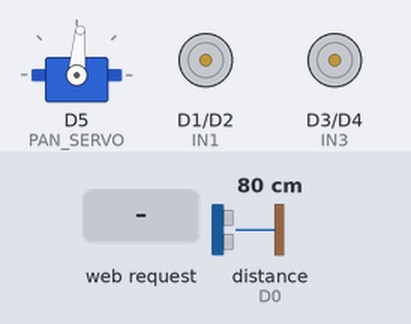
Recording of a sketch running on a simulated ESP8266 (NodeMCU). Parts: servo, motor-driver pin pairs drawn as motors (green arrow = first pin HIGH = forward, orange = second pin HIGH = backward, longer = more drive, scaled by the enable pin). Wiring (inferred from the names in the program): ultrasonic range finder: trigger D8; echo D0. The inputs (shaded band) are chosen by the test bench; at power-on: distance to the obstacle (sensor on D0) 80 cm. The echo pulse lasts 58.3 µs per cm.

Above: at 1.2 s.
1.3 s: HTTP request GET /F received
At 2.4 s:
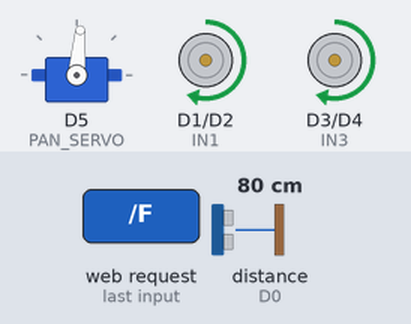
2.8 s: HTTP request GET /B received
At 3.6 s:
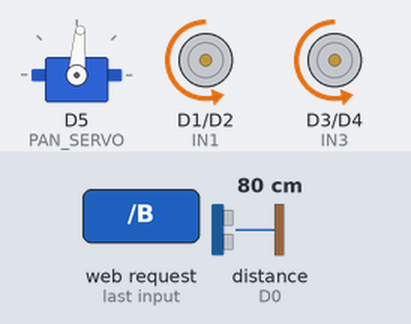
4.3 s: HTTP request GET /L received
At 4.7 s:
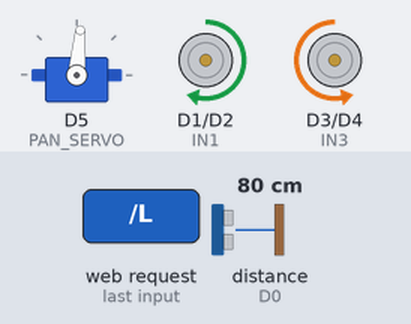
5.8 s: HTTP request GET /R received
At 7.0 s:
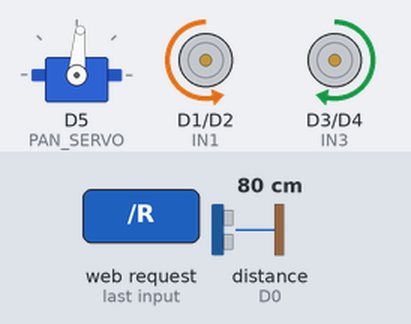
7.3 s: HTTP request GET /speed received
At 7.9 s:
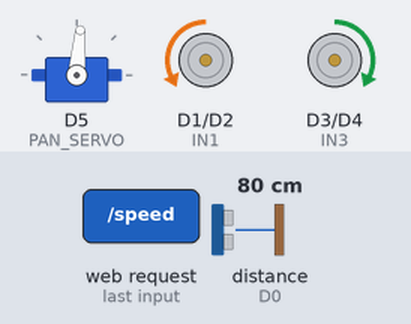
8.8 s: distance to the obstacle (sensor on D0) set to 21 cm
10.3 s: distance to the obstacle (sensor on D0) set to 18 cm
At 11.0 s:
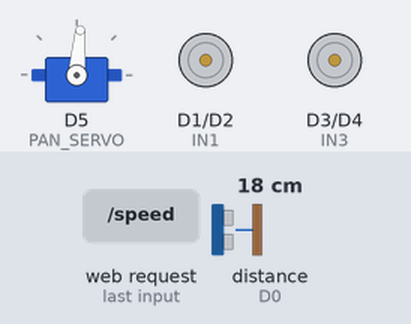
Timing chart, 0 to 12.8 s (numbered marks = the images above; inputs shaded):
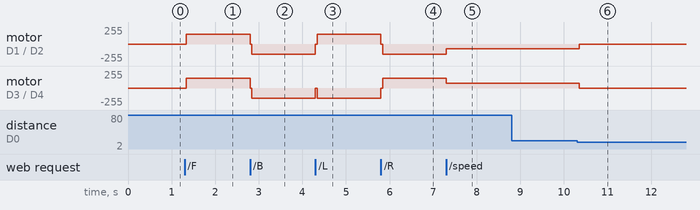

Measured:
- the behaviour switches between 20 and 19 cm on distance to the obstacle (sensor on D0) (found by bisection; images 5 and 6)
- after the input at 1.3 s, motor on D1 (IN1) / D2 (IN2), motor on D3 (IN3) / D4 (IN4): stopped → forward 150/255 at once
- after the input at 2.8 s, motor on D1 (IN1) / D2 (IN2), motor on D3 (IN3) / D4 (IN4): forward 150/255 → backward 150/255 at once
- after the input at 4.3 s, motor on D1 (IN1) / D2 (IN2): backward 150/255 → forward 150/255 at once; motor on D3 (IN3) / D4 (IN4): backward 150/255 → stopped at once, → backward 150/255 0.04 s later
- after the input at 5.8 s, motor on D1 (IN1) / D2 (IN2): forward 150/255 → backward 150/255 at once; motor on D3 (IN3) / D4 (IN4): backward 150/255 → forward 150/255 at once
- after the input at 7.3 s, motor on D1 (IN1) / D2 (IN2): backward 150/255 → backward 70/255 at once; motor on D3 (IN3) / D4 (IN4): forward 150/255 → forward 70/255 at once
- after the input at 8.8 s, every drawn part: stays the same
- after the input at 10.3 s, motor on D1 (IN1) / D2 (IN2): backward 70/255 → stopped after 0.06 s; motor on D3 (IN3) / D4 (IN4): forward 70/255 → stopped after 0.06 s

The sketch:

Ultrasonic-Automatic-Code.ino
```cpp
#include <ESP8266WiFi.h>
#include <ESP8266WebServer.h>
#include <Servo.h>

ESP8266WebServer server(80);

// ================= WIFI =================
const char* ssid     = "ESP8266_CAR";
const char* password = "12345678";

// ================= MOTOR PINS =================
#define IN1 D1
#define IN2 D2
#define IN3 D3
#define IN4 D4
#define ENA D7
#define ENB D6

// ================= SERVO =================
#define PAN_SERVO  D5
#define PAN_MIN    15
#define PAN_MAX    155
#define PAN_CENTER 85
Servo panServo;

// ================= ULTRASONIC =================
#define TRIG_PIN D8
#define ECHO_PIN D0          // also GPIO16; INPUT only, no INPUT_PULLUP

#define OBSTACLE_DIST_CM  20   // auto-brake threshold
#define SAFE_DIST_CM      25   // must exceed this to un-brake

// ================= SPEED =================
#define SPEED_MIN 70
#define SPEED_MAX 255
int speedValue = 150;

// ================= STATE =================
bool obstacleDetected = false;

// ─── distance measurement ──────────────────────────────────────────
long readDistanceCM() {
  digitalWrite(TRIG_PIN, LOW);
  delayMicroseconds(2);
  digitalWrite(TRIG_PIN, HIGH);
  delayMicroseconds(10);
  digitalWrite(TRIG_PIN, LOW);
  // timeout = 30 ms → ~510 cm; returns 0 if nothing heard
  long dur = pulseIn(ECHO_PIN, HIGH, 30000UL);
  if (dur == 0) return 999;           // no echo → open space
  return dur / 58L;
}

// ─── motors ────────────────────────────────────────────────────────
void applySpeed() {
  analogWrite(ENA, speedValue);
  analogWrite(ENB, speedValue);
}

void stopMotors() {
  digitalWrite(IN1, LOW); digitalWrite(IN2, LOW);
  digitalWrite(IN3, LOW); digitalWrite(IN4, LOW);
}

void forward() {
  if (obstacleDetected) { stopMotors(); return; }  // ← auto-brake
  stopMotors(); delay(40);
  digitalWrite(IN1, HIGH); digitalWrite(IN2, LOW);
  digitalWrite(IN3, HIGH); digitalWrite(IN4, LOW);
}

void reverse() {
  stopMotors(); delay(40);
  digitalWrite(IN1, LOW);  digitalWrite(IN2, HIGH);
  digitalWrite(IN3, LOW);  digitalWrite(IN4, HIGH);
}

void turnLeft() {
  stopMotors(); delay(40);
  digitalWrite(IN1, HIGH); digitalWrite(IN2, LOW);
  digitalWrite(IN3, LOW);  digitalWrite(IN4, HIGH);
}

void turnRight() {
  stopMotors(); delay(40);
  digitalWrite(IN1, LOW);  digitalWrite(IN2, HIGH);
  digitalWrite(IN3, HIGH); digitalWrite(IN4, LOW);
}

// ─── HTML page ─────────────────────────────────────────────────────
String htmlPage() {
  return R"rawliteral(
<!DOCTYPE html>
<html>
<head>
<meta name="viewport" content="width=device-width, initial-scale=1">
<style>
body{background:#111;color:white;font-family:Arial;text-align:center;margin:0}
.modeBar{display:flex;background:#000;padding:10px}
.modeBtn{flex:1;margin:5px;height:50px;font-size:18px;border:none;border-radius:10px;background:#333;color:white}
.modeBtn.active{background:#1abc9c}
.hidden{display:none}
iframe{width:95%;max-width:400px;aspect-ratio:4/3;border:2px solid #1abc9c;border-radius:10px;margin-top:10px}
.grid{display:grid;grid-template-columns:repeat(5,60px);gap:6px;justify-content:center;margin-top:20px}
.cell{width:60px;height:60px;background:#333;border-radius:8px}
.cell.origin{background:#e67e22}
.cell.sel{background:#1abc9c}
.cell.visited{background:#2c3e50}
button{margin:6px;padding:10px 18px;font-size:16px;border:none;border-radius:10px}
.start{background:#1abc9c}
.stop{background:#e74c3c;color:white}
.reset{background:#3498db;color:white}
input[type=range]{width:90%}
.slider-label{font-size:14px;color:#aaa;margin-top:10px}
#obstacleAlert{
  display:none;background:#e74c3c;color:white;
  padding:8px;margin:8px auto;max-width:340px;
  border-radius:8px;font-weight:bold;font-size:15px
}
#obstacleAlert.show{display:block}
</style>

<script>
// ── state ──────────────────────────────────────────────────────────
const GRID   = 5;
const T_TURN = 400;   // ms for a 90° turn
const T_MOVE = 900;   // ms per grid cell

let running     = false;
let destination = null;
let pos         = {r:3, c:3};
let dir         = 0;         // 0=North 1=East 2=South 3=West
let pathStack   = [];        // remaining steps when obstacle hit
let obstacleMode= false;

// ── helpers ────────────────────────────────────────────────────────
const send = cmd => fetch('/'+cmd);
const setSpeed  = v  => fetch('/speed?val='+v);
const moveServo = v  => fetch('/servo?angle='+v);
const sleep     = ms => new Promise(r => setTimeout(r, ms));

function showAlert(on) {
  document.getElementById('obstacleAlert').classList.toggle('show', on);
}

// ── mode switch ────────────────────────────────────────────────────
function showMode(mode) {
  ['auto','manual'].forEach(m => {
    document.getElementById(m).classList.add('hidden');
    document.getElementById('btn'+m).classList.remove('active');
  });
  document.getElementById(mode).classList.remove('hidden');
  document.getElementById('btn'+mode).classList.add('active');
}

// ── grid ───────────────────────────────────────────────────────────
function clickCell(r, c) {
  if (running) return;
  destination = {r, c};
  document.querySelectorAll('.cell').forEach(el => el.classList.remove('sel'));
  document.getElementById('c'+r+c).classList.add('sel');
}

function markVisited(r, c) {
  const el = document.getElementById('c'+r+c);
  if (el && !(r===3&&c===3)) el.classList.add('visited');
}

// ── Dijkstra ───────────────────────────────────────────────────────
function dijkstra(start, end) {
  const key = (r,c) => r+','+c;
  let dist={}, prev={}, pq=[];
  for (let r=1;r<=GRID;r++) for (let c=1;c<=GRID;c++) {
    dist[key(r,c)] = Infinity; prev[key(r,c)] = null;
  }
  dist[key(start.r, start.c)] = 0;
  pq.push({r:start.r, c:start.c, d:0});
  while (pq.length) {
    pq.sort((a,b)=>a.d-b.d);
    let cur = pq.shift();
    if (cur.r===end.r && cur.c===end.c) break;
    for (let [dr,dc] of [[-1,0],[1,0],[0,-1],[0,1]]) {
      let nr=cur.r+dr, nc=cur.c+dc;
      if (nr<1||nr>GRID||nc<1||nc>GRID) continue;
      let alt = dist[key(cur.r,cur.c)] + 1;
      if (alt < dist[key(nr,nc)]) {
        dist[key(nr,nc)] = alt;
        prev[key(nr,nc)] = {r:cur.r,c:cur.c};
        pq.push({r:nr,c:nc,d:alt});
      }
    }
  }
  let path=[], cur=end;
  while (cur) { path.unshift(cur); cur = prev[key(cur.r,cur.c)]; }
  return path;
}

// ── turn helper: rotate from current dir to face a delta ──────────
// Returns array of commands needed to face (dr,dc) from dir
function turnsNeeded(dr, dc) {
  // desired direction index
  let desired;
  if      (dr===-1) desired=0;
  else if (dc===1)  desired=1;
  else if (dr===1)  desired=2;
  else              desired=3;
  let diff = (desired - dir + 4) % 4;
  if (diff===0) return [];
  if (diff===1) return ['R'];
  if (diff===3) return ['L'];
  return ['R','R'];   // 180°
}

// ── execute one step toward path[i] ───────────────────────────────
async function executeStep(target) {
  let dr = target.r - pos.r;
  let dc = target.c - pos.c;
  let turns = turnsNeeded(dr, dc);

  // apply turns
  for (let t of turns) {
    send(t); await sleep(T_TURN); send('S'); await sleep(80);
    dir = t==='R' ? (dir+1)%4 : (dir+3)%4;
  }
  // move forward
  send('F');
  await sleep(T_MOVE);
  send('S');
  pos = target;
  markVisited(pos.r, pos.c);
}

// ── obstacle polling during auto movement ─────────────────────────
async function pollObstacle(ms) {
  let start = Date.now();
  while (Date.now()-start < ms) {
    let res = await fetch('/dist');
    let d   = parseInt(await res.text());
    if (d < 20) return true;
    await sleep(80);
  }
  return false;
}

// ── detour: turn until clear, take one step, then repath ──────────
async function doDetour() {
  showAlert(true);
  obstacleMode = true;
  send('S');

  // try turning right until clear (max 3 tries)
  for (let attempt=0; attempt<3; attempt++) {
    // check left first, then right
    for (let turn of ['L','R','R']) {
      send(turn); await sleep(T_TURN); send('S'); await sleep(100);
      dir = turn==='R' ? (dir+1)%4 : (dir+3)%4;
      let res = await fetch('/dist');
      let d = parseInt(await res.text());
      if (d >= 25) {
        // gap found — take one step forward into it
        send('F'); await sleep(T_MOVE); send('S'); await sleep(100);
        // update pos based on current dir
        if      (dir===0) pos.r--;
        else if (dir===1) pos.c++;
        else if (dir===2) pos.r++;
        else              pos.c--;
        // clamp to grid
        pos.r = Math.max(1, Math.min(GRID, pos.r));
        pos.c = Math.max(1, Math.min(GRID, pos.c));
        obstacleMode = false;
        showAlert(false);
        return;
      }
    }
    // nowhere to go — back up one step and retry
    send('B'); await sleep(T_MOVE); send('S'); await sleep(100);
    if      (dir===0) pos.r++;
    else if (dir===1) pos.c--;
    else if (dir===2) pos.r--;
    else              pos.c++;
    pos.r = Math.max(1, Math.min(GRID, pos.r));
    pos.c = Math.max(1, Math.min(GRID, pos.c));
  }
  obstacleMode = false;
  showAlert(false);
}

// ── main auto runner ──────────────────────────────────────────────
async function startAuto() {
  if (!destination || running) return;
  running = true;
  pathStack = [];

  while (running) {
    // build fresh path from current position
    let path = dijkstra(pos, destination);
    if (path.length <= 1) break;   // arrived

    for (let i=1; i<path.length && running; i++) {
      // quick obstacle check before each step
      let res = await fetch('/dist');
      let d = parseInt(await res.text());

      if (d < 20) {
        // push remaining path
        pathStack = path.slice(i);
        await doDetour();
        // after detour, break inner loop → outer while re-paths
        break;
      }

      await executeStep(path[i]);

      // check we actually reached destination
      if (pos.r===destination.r && pos.c===destination.c) {
        running = false;
        return;
      }
    }
  }
  running = false;
}

function stopAuto() { running = false; send('S'); showAlert(false); }

function resetAll() {
  stopAuto();
  pos = {r:3, c:3}; dir = 0; destination = null; pathStack = [];
  document.querySelectorAll('.cell').forEach(c => {
    c.classList.remove('sel','visited');
  });
  document.getElementById('c33').classList.add('origin');
}
</script>
</head>
<body onload="showMode('manual')">

<div class="modeBar">
  <button id="btnauto"   class="modeBtn" onclick="showMode('auto')">AUTO</button>
  <button id="btnmanual" class="modeBtn" onclick="showMode('manual')">MANUAL</button>
</div>

<!-- ───── AUTO MODE ───── -->
<div id="auto" class="hidden">
  <iframe src="http://192.168.4.2/stream"></iframe>
  <div id="obstacleAlert">⚠ OBSTACLE DETECTED — rerouting…</div>
  <div class="slider-label">📷 Pan Camera:</div>
  <input type="range" min="15" max="155" value="85"
    oninput="moveServo(this.value)"
    onchange="moveServo(85); this.value=85"><br>
  <div class="grid">
    <script>
      for (let r=1;r<=5;r++) for (let c=1;c<=5;c++) {
        let cls=(r==3&&c==3)?'cell origin':'cell';
        document.write(`<div id="c${r}${c}" class="${cls}" onclick="clickCell(${r},${c})"></div>`);
      }
    </script>
  </div><br>
  <button class="start" onclick="startAuto()">START</button>
  <button class="stop"  onclick="stopAuto()">STOP</button>
  <button class="reset" onclick="resetAll()">RESET</button>
</div>

<!-- ───── MANUAL MODE ───── -->
<div id="manual" class="hidden">
  <iframe src="http://192.168.4.2/stream"></iframe>
  <div id="obstacleAlert">⚠ OBSTACLE — auto-brake engaged</div>
  <div class="slider-label">📷 Pan Camera:</div>
  <input type="range" min="15" max="155" value="85"
    oninput="moveServo(this.value)"
    onchange="moveServo(85); this.value=85"><br>
  <div class="slider-label">⚡ Speed:</div>
  <input type="range" min="70" max="255" value="150"
    oninput="setSpeed(this.value)"><br>
  <button ontouchstart="send('F')" ontouchend="send('S')">FORWARD</button><br>
  <button ontouchstart="send('L')" ontouchend="send('S')">LEFT</button>
  <button ontouchstart="send('R')" ontouchend="send('S')">RIGHT</button><br>
  <button ontouchstart="send('B')" ontouchend="send('S')">REVERSE</button><br>
  <button onclick="send('S')">STOP</button>
</div>
</body>
</html>
)rawliteral";
}

// ─── setup ─────────────────────────────────────────────────────────
void setup() {
  analogWriteRange(255);
  analogWriteFreq(1000);

  pinMode(IN1,OUTPUT); pinMode(IN2,OUTPUT);
  pinMode(IN3,OUTPUT); pinMode(IN4,OUTPUT);
  pinMode(ENA,OUTPUT); pinMode(ENB,OUTPUT);

  pinMode(TRIG_PIN, OUTPUT);
  pinMode(ECHO_PIN, INPUT);   // D0/GPIO16 does NOT support INPUT_PULLUP

  panServo.attach(PAN_SERVO);
  panServo.write(PAN_CENTER);

  WiFi.softAP(ssid, password);

  // ── basic movement ──
  server.on("/F", [](){
    if (obstacleDetected) { server.send(200,"text/plain","blocked"); return; }
    applySpeed(); forward(); server.send(200,"text/plain","ok");
  });
  server.on("/B", [](){
    applySpeed(); reverse();  server.send(200,"text/plain","ok");
  });
  server.on("/L", [](){
    applySpeed(); turnLeft(); server.send(200,"text/plain","ok");
  });
  server.on("/R", [](){
    applySpeed(); turnRight();server.send(200,"text/plain","ok");
  });
  server.on("/S", [](){
    stopMotors(); server.send(200,"text/plain","ok");
  });

  // ── speed ──
  server.on("/speed", [](){
    speedValue = constrain(server.arg("val").toInt(), SPEED_MIN, SPEED_MAX);
    applySpeed();
    server.send(200,"text/plain","ok");
  });

  // ── servo ──
  server.on("/servo", [](){
    int a = constrain(server.arg("angle").toInt(), PAN_MIN, PAN_MAX);
    panServo.write(a);
    server.send(200,"text/plain","ok");
  });

  // ── distance endpoint — polled by JS ──
  server.on("/dist", [](){
    long d = readDistanceCM();
    server.send(200,"text/plain", String(d));
  });

  server.on("/", [](){
    server.send(200,"text/html", htmlPage());
  });

  server.begin();
}

// ─── loop ──────────────────────────────────────────────────────────
void loop() {
  server.handleClient();

  // ── Continuous obstacle check (non-blocking style) ──
  static unsigned long lastCheck = 0;
  if (millis() - lastCheck > 100) {
    lastCheck = millis();
    long d = readDistanceCM();
    if (d < OBSTACLE_DIST_CM) {
      obstacleDetected = true;
      stopMotors();         // immediate hard stop
    } else if (d > SAFE_DIST_CM) {
      obstacleDetected = false;
    }
  }
}
```
